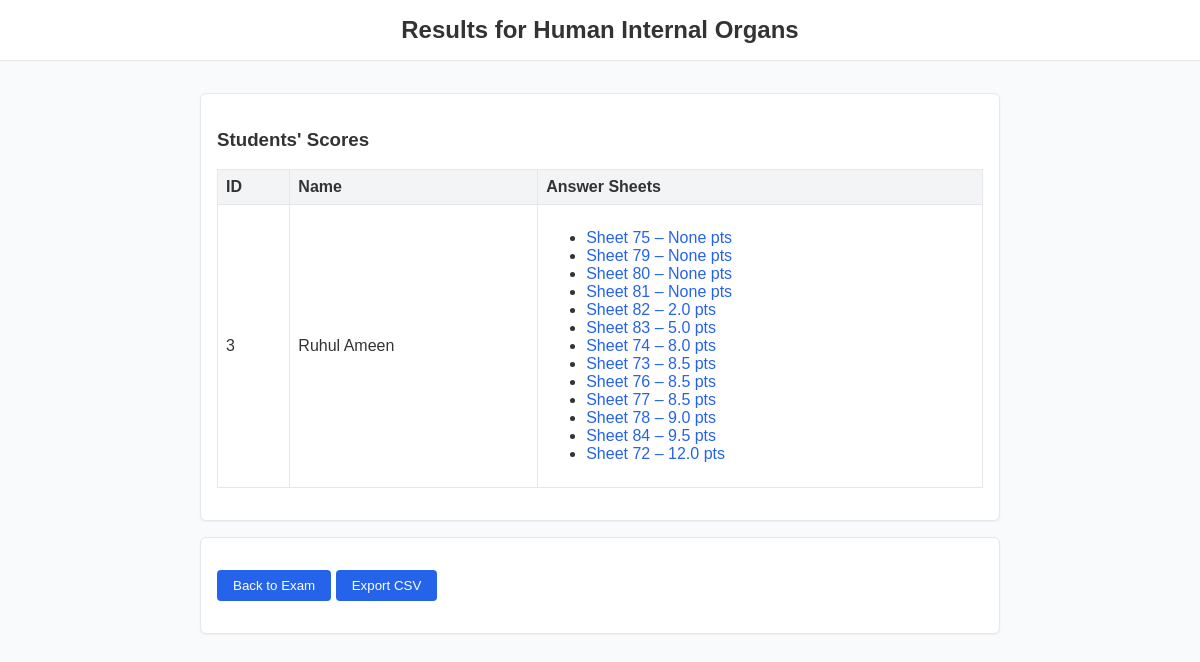
The app's page /exams/3/results with its own data.
### tables this page shows
CREATE TABLE exams (
            id INTEGER PRIMARY KEY AUTOINCREMENT,
            title TEXT NOT NULL,
            subject TEXT NOT NULL,
            instructions TEXT
        );

CREATE TABLE students (
            id INTEGER PRIMARY KEY AUTOINCREMENT,
            exam_id INTEGER NOT NULL,
            name TEXT NOT NULL,
            FOREIGN KEY(exam_id) REFERENCES exams(id) ON DELETE CASCADE
        );

CREATE TABLE answer_sheets (
            id INTEGER PRIMARY KEY AUTOINCREMENT,
            student_id INTEGER NOT NULL,
            filename TEXT NOT NULL,
            extracted_text TEXT,
            evaluated_at TIMESTAMP,
            total_score REAL,
            FOREIGN KEY(student_id) REFERENCES students(id) ON DELETE CASCADE
        );

### src/controllers/routers.py (the view)
@router.get("/exams/{exam_id}/results")
async def exam_results(request: Request, exam_id: int):
    conn = get_db_connection()
    cur = conn.cursor()
    cur.execute("SELECT * FROM exams WHERE id = ?", (exam_id,))
    exam = cur.fetchone()
    if exam is None:
        conn.close()
        raise HTTPException(status_code=404, detail="Exam not found")
    cur.execute(
        """
        SELECT students.id AS student_id, students.name, answer_sheets.id AS sheet_id, answer_sheets.total_score
        FROM students
        LEFT JOIN answer_sheets ON students.id = answer_sheets.student_id
        WHERE students.exam_id = ?
        ORDER BY students.id
        """,
        (exam_id,),
    )
    rows = cur.fetchall()
    students = {}
    for row in rows:
        sid = row["student_id"]
        if sid not in students:
            students[sid] = {"name": row["name"], "sheets": []}
        if row["sheet_id"] is not None:
            students[sid]["sheets"].append({"id": row["sheet_id"], "total_score": row["total_score"]})
    conn.close()
    return templates.TemplateResponse(
        "results.html",
        {
            "request": request,
            "exam": exam,
            "students": students,
        },
    )

### templates/results.html (shortened to what this page needs)
{% extends "base.html" %}
{% block content %}
<header>Results for {{ exam.title }}</header>
<main>
  <div class="card">
    <h3>Students' Scores</h3>
    {% if students %}
    <table>
      <thead><tr><th>ID</th><th>Name</th><th>Answer Sheets</th></tr></thead>
      <tbody>
      {% for sid, data in students.items() %}
        <tr>
          <td>{{ sid }}</td>
          <td>{{ data.name }}</td>
          <td>
            {% if data.sheets %}
            <ul>
              {% for sheet in data.sheets %}
                <li><a href="/answer_sheets/{{ sheet.id }}">Sheet {{ sheet.id }} – {{ sheet.total_score }} pts</a></li>
              {% endfor %}
            </ul>
            {% else %}
            No uploads
            {% endif %}
          </td>
        </tr>
      {% endfor %}
      </tbody>
    </table>
    {% else %}
    <p>No students found.</p>
    {% endif %}
  </div>
  <div class="card">
    <p><a href="/exams/{{ exam.id }}"><button>Back to Exam</button></a>
       <a href="/exams/{{ exam.id }}/export"><button>Export CSV</button></a></p>
  </div>
</main>
{% endblock %}

### static/style.css (style rules this page uses)
body { font-family: sans-serif; margin: 0; padding: 0; background-color: #f9fafb; color: #333; }
header { background-color: #ffffff; border-bottom: 1px solid #e5e7eb; padding: 1rem; text-align: center; font-size: 1.5rem; font-weight: 600; }
main { max-width: 800px; margin: 2rem auto; padding: 0 1rem; }
table { width: 100%; border-collapse: collapse; margin-bottom: 1rem; }
th, td { padding: 0.5rem; border: 1px solid #e5e7eb; text-align: left; }
th { background-color: #f3f4f6; }
input[type="submit"], button { background-color: #2563eb; color: #ffffff; padding: 0.5rem 1rem; border: none; border-radius: 4px; cursor: pointer; }
a { color: #2563eb; text-decoration: none; }
.card { background-color: #ffffff; border: 1px solid #e5e7eb; border-radius: 6px; padding: 1rem; margin-bottom: 1rem; box-shadow: 0 1px 2px rgba(0, 0, 0, 0.05); }

### records on screen
exams: title "Human Internal Organs"
students: name "Ruhul Ameen"
answer_sheets: id "82", total_score "2.0"
answer_sheets: id "83", total_score "5.0"
answer_sheets: id "74", total_score "8.0"
answer_sheets: id "73", total_score "8.5"
answer_sheets: id "76", total_score "8.5"
answer_sheets: id "77", total_score "8.5"
answer_sheets: id "78", total_score "9.0"
answer_sheets: id "84", total_score "9.5"
answer_sheets: id "72", total_score "12.0"

### other values on screen
{{ sid }} "3"
{{ sheet.id }} "75" "79" "80" "81"
{{ sheet.total_score }} "None" "None" "None" "None"
